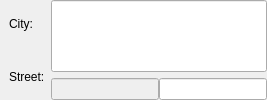
                                  <widget class="QWidget" name="page">
                                   <layout class="QVBoxLayout" name="verticalLayout_43">
                                    <property name="leftMargin">
                                     <number>9</number>
                                    </property>
                                    <property name="topMargin">
                                     <number>0</number>
                                    </property>
                                    <property name="rightMargin">
                                     <number>0</number>
                                    </property>
                                    <property name="bottomMargin">
                                     <number>0</number>
                                    </property>
                                    <item>
                                     <layout class="QHBoxLayout" name="horizontalLayout_42">
                                      <property name="bottomMargin">
                                       <number>0</number>
                                      </property>
                                      <item>
                                       <layout class="QVBoxLayout" name="verticalLayout_48">
                                        <property name="leftMargin">
                                         <number>0</number>
                                        </property>
                                        <property name="bottomMargin">
                                         <number>0</number>
                                        </property>
                                        <item>
                                         <widget class="QLabel" name="label_36">
                                          <property name="text">
                                           <string>City:</string>
                                          </property>
                                         </widget>
                                        </item>
                                        <item>
                                         <widget class="QLabel" name="label_7">
                                          <property name="text">
                                           <string>Street:</string>
                                          </property>
                                         </widget>
                                        </item>
                                       </layout>
                                      </item>
                                      <item>
                                       <layout class="QVBoxLayout" name="verticalLayout_50">
                                        <property name="spacing">
                                         <number>6</number>
                                        </property>
                                        <item>
                                         <widget class="QLineEdit" name="editRoutingStartCity">
                                          <property name="sizePolicy">
                                           <sizepolicy hsizetype="MinimumExpanding" vsizetype="Minimum">
                                            <horstretch>0</horstretch>
                                            <verstretch>0</verstretch>
                                           </sizepolicy>
                                          </property>
                                          <property name="minimumSize">
                                           <size>
                                            <width>0</width>
                                            <height>0</height>
                                           </size>
                                          </property>
                                         </widget>
                                        </item>
                                        <item>
                                         <layout class="QHBoxLayout" name="horizontalLayout_41">
                                          <property name="spacing">
                                           <number>0</number>
                                          </property>
                                          <property name="topMargin">
                                           <number>0</number>
                                          </property>
                                          <item>
                                           <widget class="QLineEdit" name="editRoutingStartStreet">
                                            <property name="enabled">
                                             <bool>false</bool>
                                            </property>
                                            <property name="sizePolicy">
                                             <sizepolicy hsizetype="MinimumExpanding" vsizetype="Minimum">
                                              <horstretch>0</horstretch>
                                              <verstretch>0</verstretch>
                                             </sizepolicy>
                                            </property>
                                            <property name="minimumSize">
                                             <size>
                                              <width>0</width>
                                              <height>0</height>
                                             </size>
                                            </property>
                                           </widget>
                                          </item>
                                          <item>
                                           <widget class="QLineEdit" name="editRoutingStartHn">
                                            <property name="enabled">
                                             <bool>true</bool>
                                            </property>
                                           </widget>
                                          </item>
                                         </layout>
                                        </item>
                                       </layout>
                                      </item>
                                     </layout>
                                    </item>
                                   </layout>
                                  </widget>
